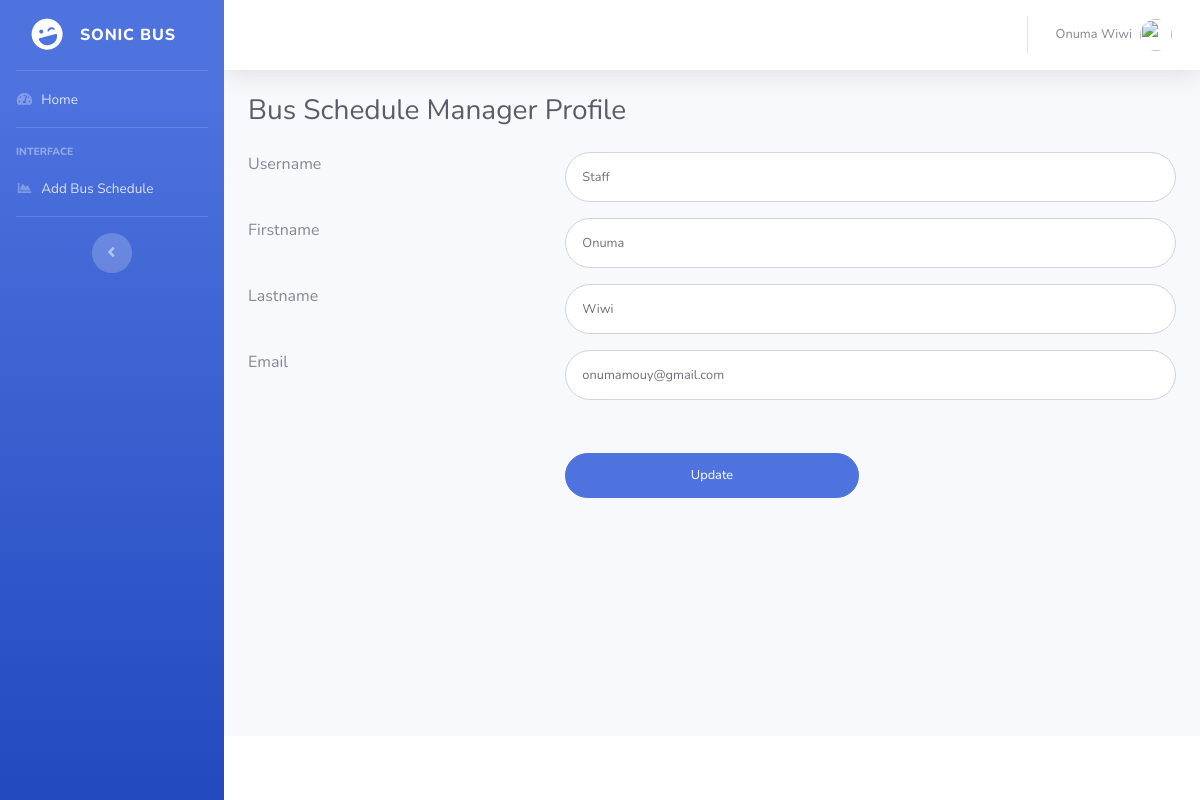
Page /Employee/BusSchedule/managerprofile.php (signed in) on the committed database.
### tables this page shows
CREATE TABLE `employeeinfo` (
  `EmployeeID` int(11) NOT NULL,
  `Username` varchar(32) NOT NULL,
  `Passwords` varchar(32) NOT NULL,
  `Title` varchar(10) DEFAULT NULL,
  `Firstname` varchar(64) NOT NULL,
  `Lastname` varchar(64) NOT NULL,
  `IDCard` varchar(13) NOT NULL,
  `DOB` date NOT NULL,
  `Height` double NOT NULL,
  `Weights` double NOT NULL,
  `Email` varchar(60) NOT NULL,
  `Phone` varchar(10) NOT NULL,
  `Addresses` varchar(128) NOT NULL,
  `StartDate` date NOT NULL,
  `Salary` double NOT NULL,
  `EmployeeRole` enum('A','B','D','H','M','S') NOT NULL,
  `BusStationID` enum('BKK','CMI','KKN','NRT') NOT NULL,
  `EmployeeStatus` enum('1','0') NOT NULL,
  `EmployeeGender` enum('M','F','O') NOT NULL,
  `BusScheduleID` int(11) DEFAULT NULL
);

### Employee/BusSchedule/managerprofile.php (the view, shortened to what this page needs)
<?php
include('includes/dbconnection.php');
if (strlen($_SESSION['mid']==0)) {
  header('location:../logout.php');
  } else{
  ?>
<!DOCTYPE html>
<html lang="en">
<head>
  <link href="../../vendor/fontawesome-free/css/all.min.css" rel="stylesheet" type="text/css">
  <link href="../../css/sb-admin-2.min.css" rel="stylesheet">
</head>
<body id="page-top">
  <div id="wrapper">
  <?php include_once('includes/sidebar.php')?>
    <div id="content-wrapper" class="d-flex flex-column">
      <div id="content">
         <?php include_once('includes/header.php')?>
        <div class="container-fluid">
          <h1 class="h3 mb-4 text-gray-800">Bus Schedule Manager Profile</h1>
<form class="user" method="post" action="">
  <?php
$managerid=$_SESSION['mid'];
$ret=mysqli_query($con,"select * from EmployeeInfo where EmployeeID='$managerid'");
while ($row=mysqli_fetch_array($ret)) {
?>
             <div class="row">
                <div class="col-4 mb-3">Username</div>
                   <div class="col-8 mb-3">   <input type="text" class="form-control form-control-user" id="Username" name="Username" aria-describedby="emailHelp" required="true" value="<?php  echo $row['Username'];?>"></div>
                    </div>
               <div class="row">
                <div class="col-4 mb-3">Firstname</div>
                   <div class="col-8 mb-3">   <input type="text" class="form-control form-control-user" id="Firstname" name="Firstname" aria-describedby="emailHelp" required="true" value="<?php  echo $row['Firstname'];?>"></div>
                    </div>
                    <div class="row">
                      <div class="col-4 mb-3">Lastname </div>
                     <div class="col-8 mb-3">  <input type="text" class="form-control form-control-user" id="Lastname" name="Lastname" aria-describedby="emailHelp" required="true" value="<?php  echo $row['Lastname'];?>"></div>
                     </div>
                     <div class="row">
                    <div class="col-4 mb-3"><Datag>Email</Datag> </div>
                    <div class="col-8 mb-3">
                      <input type="email" class="form-control form-control-user" id="Email" name="Email" aria-describedby="emailHelp" required="true" value="<?php  echo $row['Email'];?>"></div>
                    </div>
<?php } ?>
                    <div class="row" style="margin-top:4%">
                      <div class="col-4"></div>
                      <div class="col-4">
                      <input type="submit" name="submit"  value="Update" class="btn btn-primary btn-user btn-block">
                    </div>
                    </div>
                  </form>
        </div>
      </div>
   <?php include_once('includes/footer.php');?>
    </div>
  </div>
</body>
</html>
<?php }  ?>

### Employee/BusSchedule/includes/header.php (shortened to what this page needs)
 <nav class="navbar navbar-expand navbar-light bg-white topbar mb-4 static-top shadow">
          <ul class="navbar-nav ml-auto">
            <li class="nav-item dropdown no-arrow">
              <a class="nav-link dropdown-toggle" href="#" id="userDropdown" role="button" data-toggle="dropdown" aria-haspopup="true" aria-expanded="false">
                      <?php
$managerid=$_SESSION['mid'];
$ret=mysqli_query($con,"select Firstname, Lastname from EmployeeInfo where EmployeeID='$managerid'");
$row=mysqli_fetch_array($ret);
$Firstname=$row['Firstname'];
$Lastname=$row['Lastname'];
?>
                <span class="mr-2 d-none d-lg-inline text-gray-600 small"><?php echo $Firstname." ".$Lastname; ?></span>
                <img class="img-profile rounded-circle" src="https://source.unsplash.com/QAB-WJcbgJk/60x60">
              </a>
            </li>
          </ul>
        </nav>

### rows in the picture
employeeinfo: Firstname "Onuma", Lastname "Wiwi", Username "Staff", Email "onumamouy@gmail.com"
